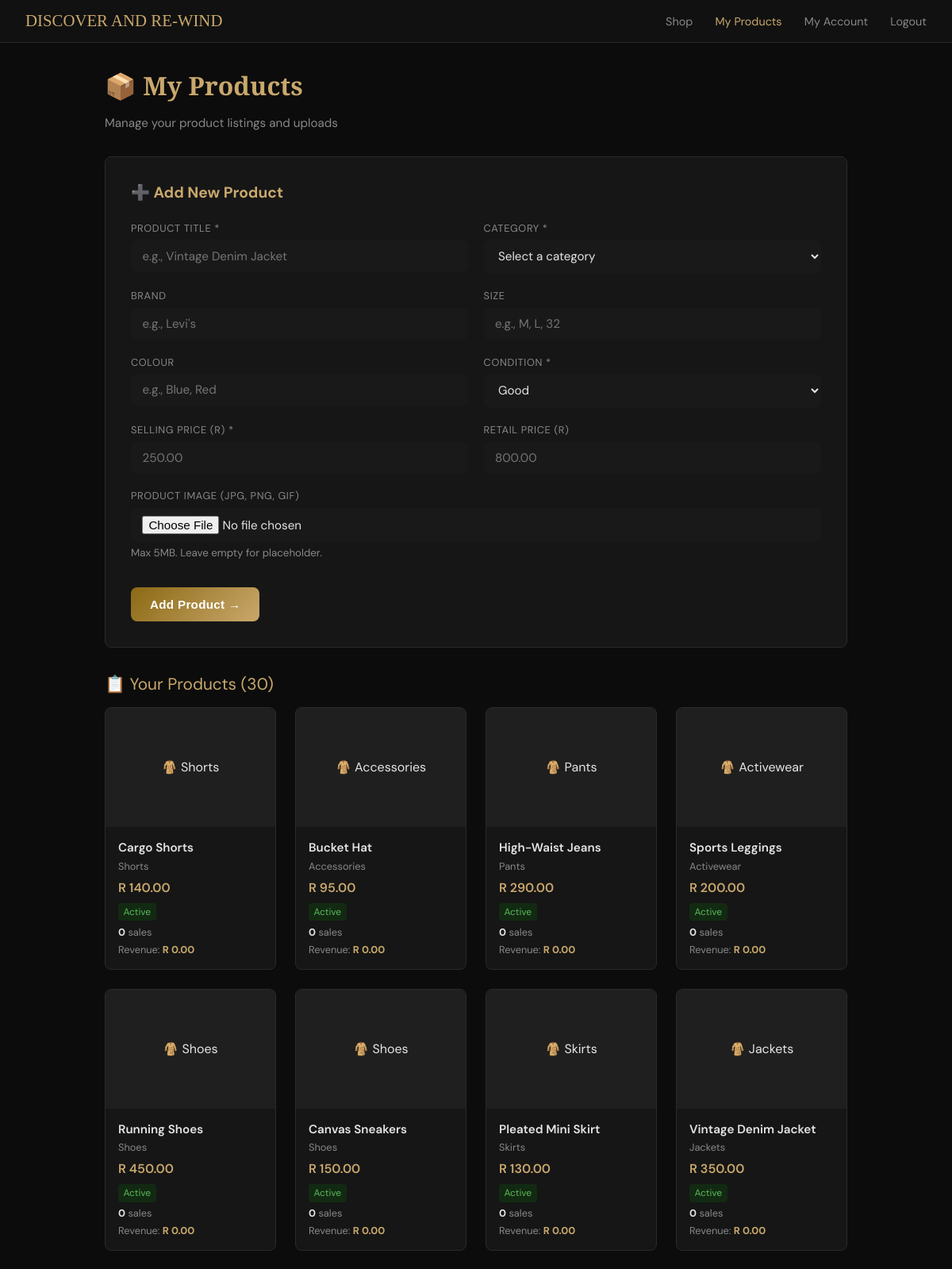
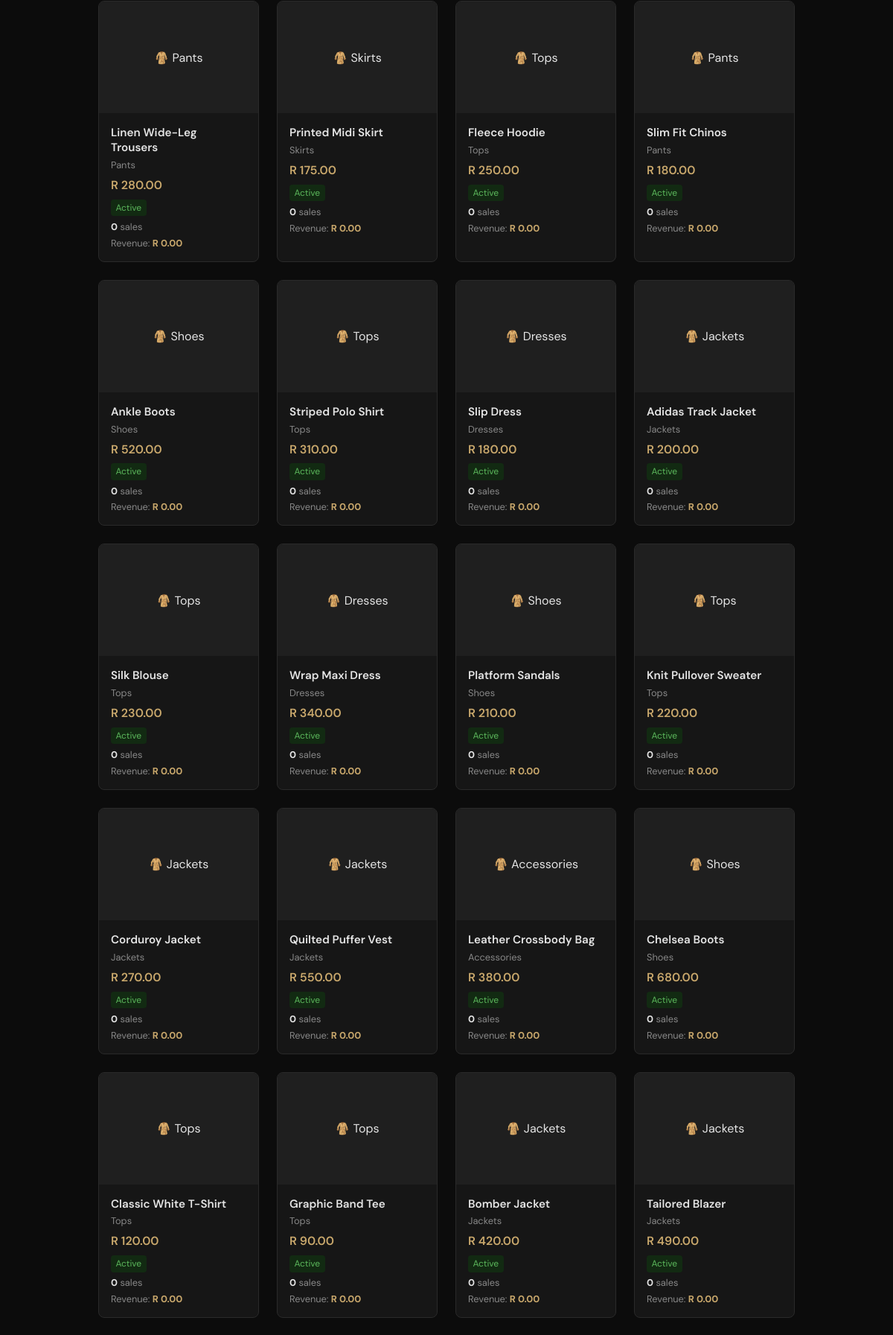
/seller-products.php (signed in, upper part), run on the app's committed database (2 pictures, top to bottom).
### tables this page shows
CREATE TABLE IF NOT EXISTS tblClothes (
    clothesID   INT AUTO_INCREMENT PRIMARY KEY,
    sellerID    INT                 DEFAULT NULL,
    title       VARCHAR(200)        NOT NULL,
    category    VARCHAR(80)         NOT NULL,
    brand       VARCHAR(100)        DEFAULT NULL,
    size        VARCHAR(20)         DEFAULT NULL,
    colour      VARCHAR(50)         DEFAULT NULL,
    condition_  ENUM('Mint','Good','Fair','Well-Loved') NOT NULL DEFAULT 'Good',
    sellPrice   DECIMAL(10,2)       NOT NULL,
    retailPrice DECIMAL(10,2)       DEFAULT NULL,
    imageFile   VARCHAR(255)        DEFAULT 'placeholder.jpg',
    status      ENUM('active','sold','inactive') NOT NULL DEFAULT 'active',
    createdAt   DATETIME            NOT NULL DEFAULT CURRENT_TIMESTAMP,
    CONSTRAINT fk_clothes_seller FOREIGN KEY (sellerID) REFERENCES tblUser(userID) ON DELETE SET NULL ON UPDATE CASCADE
);

### seller-products.php (the view, shortened to what this page needs)
<?php
require_once 'DBConn.php';
$userID = $_SESSION['userID'];
$pStmt = $conn->prepare(
    "SELECT c.clothesID, c.title, c.category, c.sellPrice, c.status, c.createdAt,
            COUNT(o.orderID) as totalSales, SUM(o.totalAmount) as totalRevenue
     FROM tblClothes c
     LEFT JOIN tblOrder o ON c.clothesID = o.clothesID
     WHERE c.sellerID = ?
     GROUP BY c.clothesID
     ORDER BY c.createdAt DESC"
);
if ($pStmt) {
    $pStmt->bind_param("i", $userID);
    $pStmt->execute();
    $products = $pStmt->get_result()->fetch_all(MYSQLI_ASSOC);
} else {
    $products = [];
}
$conditions = ['Mint', 'Good', 'Fair', 'Well-Loved'];
?>
<!DOCTYPE html>
<html lang="en">
<head>
</head>
<body>
<nav>
  <a href="index.php" class="logo">DISCOVER AND RE-WIND</a>
  <div class="nav-links">
    <a href="shop.php">Shop</a>
    <a href="seller-products.php" class="active">My Products</a>
    <a href="dashboard.php">My Account</a>
    <a href="logout.php" style="color:var(--muted); text-decoration:none; margin-left:1.5rem; font-size:.9rem;">Logout</a>
  </div>
</nav>
<div class="container">
  <h1>📦 My Products</h1>
  <p class="subtitle">Manage your product listings and uploads</p>
  <div class="form-card">
    <h2 style="font-size:1.2rem; margin-bottom:1.5rem; color:var(--gold);">➕ Add New Product</h2>
    <form method="POST" action="seller-products.php" enctype="multipart/form-data" novalidate>
      <div class="form-row">
        <div>
          <label>Product Title *</label>
          <input type="text" name="title" placeholder="e.g., Vintage Denim Jacket" value="<?= htmlspecialchars($title ?? '') ?>" required>
        </div>
        <div>
          <label>Category *</label>
          <select name="category" required>
            <option value="">Select a category</option>
          </select>
        </div>
      </div>
      <div class="form-row">
        <div>
          <label>Brand</label>
          <input type="text" name="brand" placeholder="e.g., Levi's" value="<?= htmlspecialchars($brand ?? '') ?>">
        </div>
        <div>
          <label>Size</label>
          <input type="text" name="size" placeholder="e.g., M, L, 32" value="<?= htmlspecialchars($size ?? '') ?>">
        </div>
      </div>
      <div class="form-row">
        <div>
          <label>Colour</label>
          <input type="text" name="colour" placeholder="e.g., Blue, Red" value="<?= htmlspecialchars($colour ?? '') ?>">
        </div>
        <div>
          <label>Condition *</label>
          <select name="condition" required>
            <?php foreach ($conditions as $cond): ?>
              <option value="<?= $cond ?>" <?= ($condition ?? 'Good') === $cond ? 'selected' : '' ?>><?= $cond ?></option>
            <?php endforeach; ?>
          </select>
        </div>
      </div>
      <div class="form-row">
        <div>
          <label>Selling Price (R) *</label>
          <input type="number" name="sellPrice" step="0.01" placeholder="250.00" value="<?= htmlspecialchars($sellPrice ?? '') ?>" required>
        </div>
        <div>
          <label>Retail Price (R)</label>
          <input type="number" name="retailPrice" step="0.01" placeholder="800.00" value="<?= htmlspecialchars($retailPrice ?? '') ?>">
        </div>
      </div>
      <div class="form-row full">
        <div>
          <label>Product Image (JPG, PNG, GIF)</label>
          <input type="file" name="productImage" accept="image/jpeg,image/png,image/gif">
          <small style="color:var(--muted); display:block; margin-top:.3rem;">Max 5MB. Leave empty for placeholder.</small>
        </div>
      </div>
      <button type="submit" name="addProduct" class="btn">Add Product →</button>
    </form>
  </div>
  <div class="products-title">📋 Your Products (<?= count($products) ?>)</div>
  <?php if (empty($products)): ?>
    <p class="empty">No products yet. Create your first listing above!</p>
  <?php else: ?>
    <div style="display:grid; grid-template-columns:repeat(auto-fill, minmax(180px, 1fr)); gap:1.5rem; margin-top:1rem;">
      <?php foreach ($products as $p): ?>
        <div style="background:var(--card); border:1px solid var(--border); border-radius:var(--radius); overflow:hidden; transition:transform .2s;">
          <div style="width:100%; height:150px; background:#1f1f1f; display:flex; align-items:center; justify-content:center; overflow:hidden;">
          </div>
          <div style="padding:1rem;">
            <div style="font-weight:600; font-size:.95rem; margin-bottom:.3rem; word-break:break-word;"><?= htmlspecialchars($p['title']) ?></div>
            <div style="font-size:.8rem; color:var(--muted); margin-bottom:.5rem;"><?= htmlspecialchars($p['category']) ?></div>
            <div style="font-weight:600; color:var(--gold); margin-bottom:.5rem;">R <?= number_format($p['sellPrice'], 2) ?></div>
            <div style="margin-bottom:.5rem;">
              <span style="padding:.2rem .4rem; border-radius:4px; font-size:.75rem;
                background:<?= $p['status'] === 'active' ? '#122a12' : ($p['status'] === 'sold' ? '#2a1212' : '#2a2a2a') ?>;
                color:<?= $p['status'] === 'active' ? '#5cb85c' : ($p['status'] === 'sold' ? '#e05252' : '#888') ?>;">
                <?= ucfirst($p['status']) ?>
              </span>
            </div>
            <div style="font-size:.8rem; color:var(--muted); margin-bottom:.3rem;">
              <strong style="color:var(--text);"><?= (int)$p['totalSales'] ?></strong> sale<?= $p['totalSales'] != 1 ? 's' : '' ?>
            </div>
            <div style="font-size:.8rem; color:var(--muted);">
              Revenue: <strong style="color:var(--gold);">R <?= number_format($p['totalRevenue'] ?? 0, 2) ?></strong>
            </div>
          </div>
        </div>
      <?php endforeach; ?>
    </div>
  <?php endif; ?>
</div>
</body>
</html>

### seller-products.php (style rules this page uses)
:root { --bg:#0c0c0c; --card:#161616; --gold:#c9a86c; --text:#e5e5e5; --muted:#888; --border:#2a2a2a; --radius:8px; }
* { box-sizing:border-box; margin:0; padding:0; }
body { font-family:'DM Sans',sans-serif; background:var(--bg); color:var(--text); min-height:100vh; }
nav { background:#111; border-bottom:1px solid var(--border); display:flex; align-items:center; justify-content:space-between; padding:.9rem 2rem; }
.logo { font-family:'Playfair Display',serif; color:var(--gold); font-size:1.3rem; text-decoration:none; }
.nav-links a { color:var(--muted); text-decoration:none; margin-left:1.5rem; font-size:.9rem; }
.nav-links a:hover, .nav-links a.active { color:var(--gold); }
.container { max-width:1000px; margin:0 auto; padding:2rem; }
h1 { font-family:'Playfair Display',serif; font-size:2rem; margin-bottom:1rem; color:var(--gold); }
.subtitle { color:var(--muted); margin-bottom:2rem; font-size:.95rem; }
.form-card { background:var(--card); border:1px solid var(--border); border-radius:var(--radius); padding:2rem; margin-bottom:2rem; }
.form-row { display:grid; grid-template-columns:1fr 1fr; gap:1.2rem; margin-bottom:1.2rem; }
.form-row.full { grid-template-columns:1fr; }
label { display:block; font-size:.8rem; color:var(--muted); text-transform:uppercase; letter-spacing:.05em; margin-bottom:.4rem; }
input, select, textarea { width:100%; padding:.65rem .9rem; background:#191919; border:1px solid var(--border2); color:var(--text); border-radius:var(--radius); font-family:'DM Sans',sans-serif; font-size:.95rem; transition:border-color .2s; }
.btn { background:linear-gradient(135deg,#8b6914,var(--gold)); color:#fff; border:none; padding:.8rem 1.5rem; border-radius:var(--radius); cursor:pointer; font-size:.95rem; font-weight:600; letter-spacing:.02em; margin-top:1rem; }
.products-title { font-size:1.3rem; margin:2rem 0 1rem; color:var(--gold); }

### data on the page
tblclothes: title "Cargo Shorts", category "Shorts", sellPrice "140.00", status "Active", totalSales "0", totalRevenue "0.00"
tblclothes: title "Bucket Hat", category "Accessories", sellPrice "95.00", status "Active", totalSales "0", totalRevenue "0.00"
tblclothes: title "High-Waist Jeans", category "Pants", sellPrice "290.00", status "Active", totalSales "0", totalRevenue "0.00"
tblclothes: title "Sports Leggings", category "Activewear", sellPrice "200.00", status "Active", totalSales "0", totalRevenue "0.00"
tblclothes: title "Running Shoes", category "Shoes", sellPrice "450.00", status "Active", totalSales "0", totalRevenue "0.00"
tblclothes: title "Canvas Sneakers", category "Shoes", sellPrice "150.00", status "Active", totalSales "0", totalRevenue "0.00"
tblclothes: title "Pleated Mini Skirt", category "Skirts", sellPrice "130.00", status "Active", totalSales "0", totalRevenue "0.00"
tblclothes: title "Vintage Denim Jacket", category "Jackets", sellPrice "350.00", status "Active", totalSales "0", totalRevenue "0.00"
tblclothes: title "Linen Wide-Leg Trousers", category "Pants", sellPrice "280.00", status "Active", totalSales "0", totalRevenue "0.00"
tblclothes: title "Printed Midi Skirt", category "Skirts", sellPrice "175.00", status "Active", totalSales "0", totalRevenue "0.00"
tblclothes: title "Fleece Hoodie", category "Tops", sellPrice "250.00", status "Active", totalSales "0", totalRevenue "0.00"
tblclothes: title "Slim Fit Chinos", category "Pants", sellPrice "180.00", status "Active", totalSales "0", totalRevenue "0.00"
tblclothes: title "Ankle Boots", category "Shoes", sellPrice "520.00", status "Active", totalSales "0", totalRevenue "0.00"
tblclothes: title "Striped Polo Shirt", category "Tops", sellPrice "310.00", status "Active", totalSales "0", totalRevenue "0.00"
tblclothes: title "Slip Dress", category "Dresses", sellPrice "180.00", status "Active", totalSales "0", totalRevenue "0.00"
tblclothes: title "Adidas Track Jacket", category "Jackets", sellPrice "200.00", status "Active", totalSales "0", totalRevenue "0.00"
tblclothes: title "Silk Blouse", category "Tops", sellPrice "230.00", status "Active", totalSales "0", totalRevenue "0.00"
tblclothes: title "Wrap Maxi Dress", category "Dresses", sellPrice "340.00", status "Active", totalSales "0", totalRevenue "0.00"
tblclothes: title "Platform Sandals", category "Shoes", sellPrice "210.00", status "Active", totalSales "0", totalRevenue "0.00"
tblclothes: title "Knit Pullover Sweater", category "Tops", sellPrice "220.00", status "Active", totalSales "0", totalRevenue "0.00"
tblclothes: title "Corduroy Jacket", category "Jackets", sellPrice "270.00", status "Active", totalSales "0", totalRevenue "0.00"
tblclothes: title "Quilted Puffer Vest", category "Jackets", sellPrice "550.00", status "Active", totalSales "0", totalRevenue "0.00"
tblclothes: title "Leather Crossbody Bag", category "Accessories", sellPrice "380.00", status "Active", totalSales "0", totalRevenue "0.00"
tblclothes: title "Chelsea Boots", category "Shoes", sellPrice "680.00", status "Active", totalSales "0", totalRevenue "0.00"
tblclothes: title "Classic White T-Shirt", category "Tops", sellPrice "120.00", status "Active", totalSales "0", totalRevenue "0.00"
tblclothes: title "Graphic Band Tee", category "Tops", sellPrice "90.00", status "Active", totalSales "0", totalRevenue "0.00"
tblclothes: title "Bomber Jacket", category "Jackets", sellPrice "420.00", status "Active", totalSales "0", totalRevenue "0.00"
tblclothes: title "Tailored Blazer", category "Jackets", sellPrice "490.00", status "Active", totalSales "0", totalRevenue "0.00"

### other printed values
count($products) "30"
form field condition "Good"
